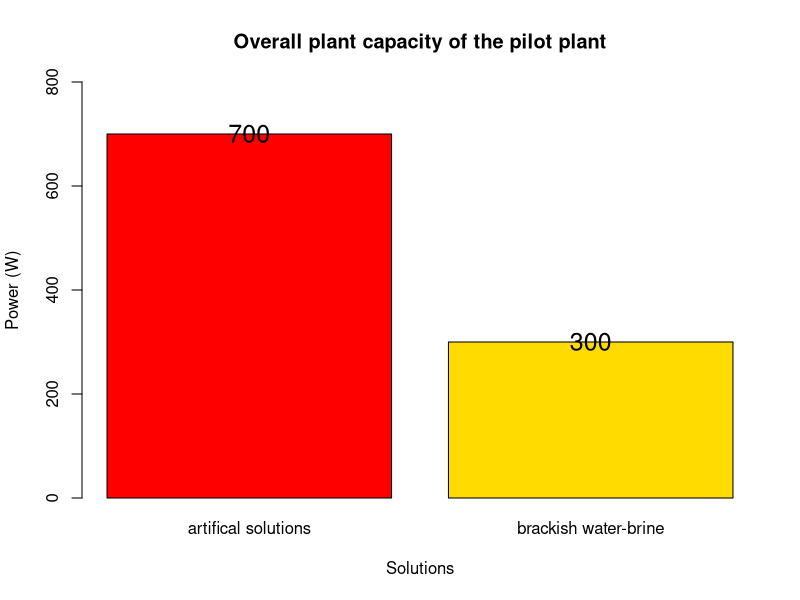

R code for this plot:
#Data Sources: Tedesco, M., Cipollina, A., Tamburini, A. and Micale, G., 2017. Towards 1 kW power production in a reverse electrodialysis pilot plant with saline waters and concentrated brines. Journal of Membrane Science, 522, pp.226-236.

d<- data.frame(Solutions=c('artifical solutions', 'brackish water-brine'),Power=c(700,300))
z<-barplot(d$Power,col=rainbow(7),ylim=c(0,800), xlab="Solutions",ylab="Power (W)",
main="Overall plant capacity of the pilot plant", names.arg = d$Solutions) 
text( z,d$Power +0.4,labels=d$Power,cex=1.5)
